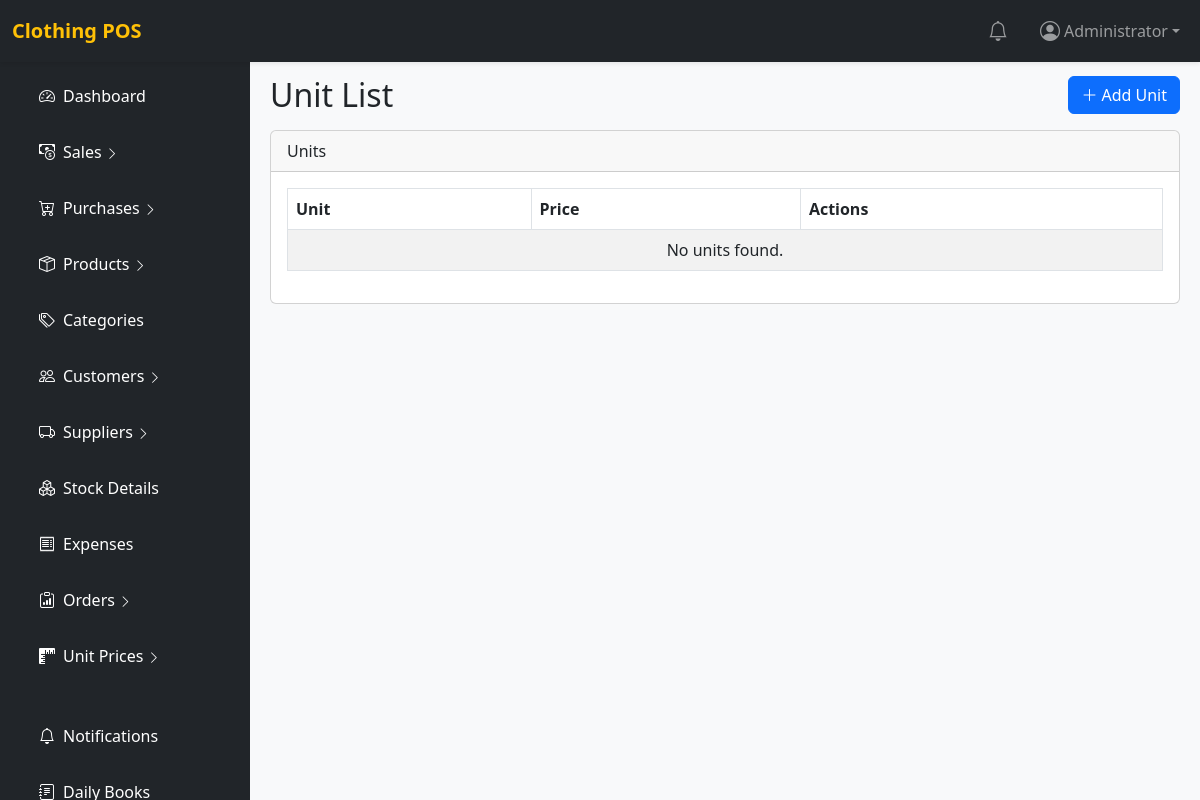
The app's page /unit.php (signed in), older data.
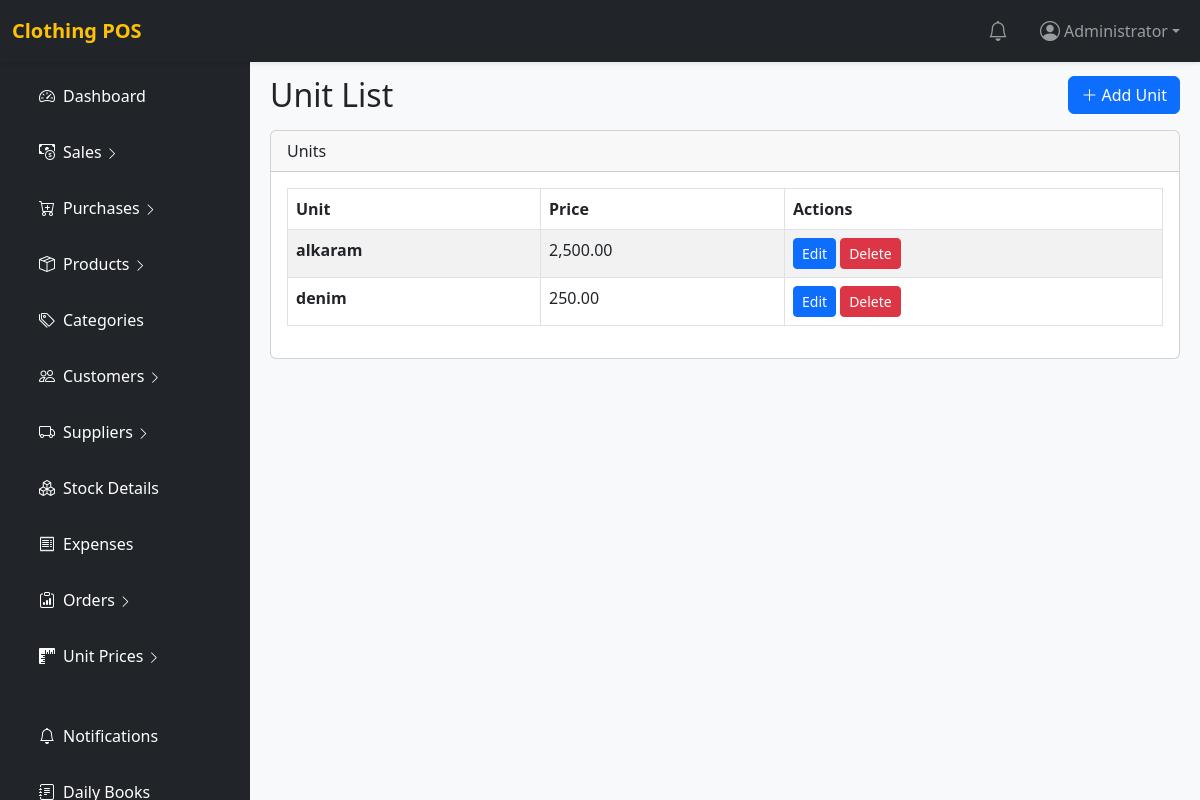
The same page, newer data.
### tables this page shows
CREATE TABLE `unit_prices` (
  `id` int(11) NOT NULL,
  `unit_name` varchar(100) NOT NULL,
  `unit_price` decimal(10,2) NOT NULL DEFAULT 0.00,
  `created_at` timestamp NOT NULL DEFAULT current_timestamp()
);

### unit.php (the view, shortened to what this page needs)
<?php
require_once 'includes/config.php';
$pdo->exec(
  "CREATE TABLE IF NOT EXISTS unit_prices (
      id INT AUTO_INCREMENT PRIMARY KEY,
      unit_name VARCHAR(100) NOT NULL UNIQUE,
      unit_price DECIMAL(10,2) NOT NULL DEFAULT 0.00,
      created_at TIMESTAMP NOT NULL DEFAULT CURRENT_TIMESTAMP
  ) ENGINE=InnoDB DEFAULT CHARSET=utf8mb4 COLLATE=utf8mb4_general_ci"
);
$units = $pdo->query("SELECT id, unit_name, unit_price FROM unit_prices ORDER BY unit_name")->fetchAll(PDO::FETCH_ASSOC);
include 'includes/header.php';
?>
<?php include 'includes/sidebar.php'; ?>
<div class="main-content">
  <div class="d-flex justify-content-between align-items-center mb-3">
    <h2 class="mb-0">Unit List</h2>
    <a href="add_unit.php" class="btn btn-primary"><i class="bi bi-plus-lg me-1"></i>Add Unit</a>
  </div>
  <div class="card">
    <div class="card-header">Units</div>
    <div class="card-body table-responsive">
      <table class="table table-bordered table-striped">
        <thead>
          <tr>
            <th>Unit</th>
            <th>Price</th>
            <th>Actions</th>
          </tr>
        </thead>
        <tbody>
          <?php foreach ($units as $row): ?>
            <tr>
              <td data-label="Unit"><strong><?= htmlspecialchars($row['unit_name']) ?></strong></td>
              <td data-label="Price"><?= htmlspecialchars(number_format((float)$row['unit_price'], 2)) ?></td>
              <td data-label="Actions">
                <div class="d-flex flex-wrap gap-1">
                  <a href="add_unit.php?edit=<?= (int)$row['id'] ?>" class="btn btn-sm btn-primary">Edit</a>
                  <a href="add_unit.php?delete=<?= (int)$row['id'] ?>" class="btn btn-sm btn-danger" onclick="return confirm('Delete this unit? This will remove it from allowed units.');">Delete</a>
                </div>
              </td>
            </tr>
          <?php endforeach; ?>
          <?php if (empty($units)): ?>
            <tr>
              <td colspan="3" class="text-center">No units found.</td>
            </tr>
          <?php endif; ?>
        </tbody>
      </table>
    </div>
  </div>
</div>
<?php include 'includes/footer.php'; ?>

Row changes from the older to the newer data that the page shows:
added unit_prices: unit_name "alkaram", unit_price "2,500.00"
added unit_prices: unit_name "denim", unit_price "250.00"
Text that changed along with them:
text no longer shown: "No units found."
